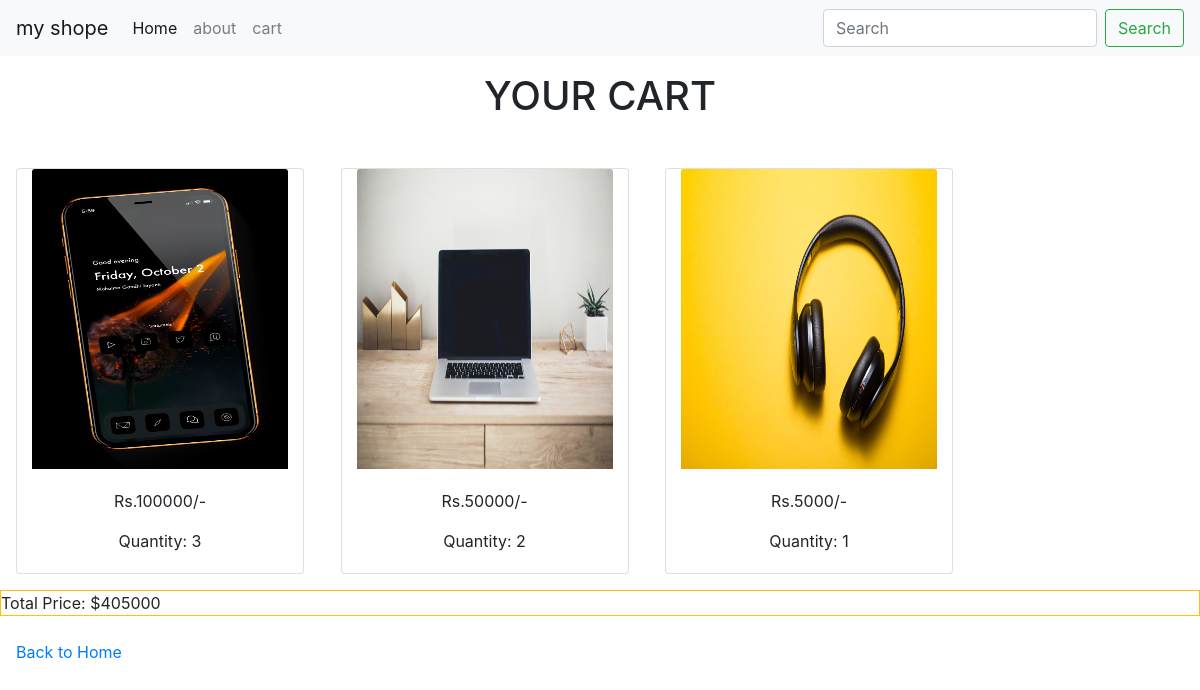
Page /cart/ on the committed database.
### app1/models.py (models this page shows)
class CartItem(models.Model):
    cart = models.ForeignKey(Cart, on_delete=models.CASCADE)
    product = models.ForeignKey(Products, on_delete=models.CASCADE)
    quantity = models.PositiveIntegerField(default=1)

class Products(models.Model):
    name=models.CharField(max_length=50)
    image=models.ImageField(upload_to="pro_image",null=True,blank=True )
    price=models.IntegerField()
    description=models.TextField(max_length=255)

### app1/views.py (the view)
# urls.py: path('cart/',views.cart, name='cart'),
def cart(request):
    cart, created = Cart.objects.get_or_create()
    cart_items = CartItem.objects.filter(cart=cart)
    total_price = sum(item.product.price * item.quantity for item in cart_items)
    return render(request, 'cart.html', {'cart_items': cart_items, 'total_price': total_price})

### templates/cart.html (shortened to what this page needs)
{% extends 'base.html' %}
{% load static %}
{% block body_block  %}
<h1 class="text-center p-3 mb-3">Your Cart</h1>
{% for item in cart_items %}
<div class="card container text-center mx-3 my-3" style="width: 18rem;display:inline-block">
    <img src="{{item.product.image.url}}" class="card-img-top" width="100" height="300" alt="...">
    <div class="card-body">
      <p class="card-text">Rs.{{item.product.price}}/-</p>
      <p class="card-text">Quantity: {{ item.quantity }} </p>
    </div>
</div>
{% endfor %}
<p class="border border-warning">Total Price: ${{ total_price }}</p>
<a class="nav-link" href="{% url 'product' %}">Back to Home</a>
{% endblock %}

### static/css/style.css (style rules this page uses)
h1 { text-transform: uppercase; text-align: center; }

### rows in the picture
CartItem: product.image (picture), product.price "100000", quantity "3"
CartItem: product.image (picture), product.price "50000", quantity "2"
CartItem: product.image (picture), product.price "5000", quantity "1"

### other values in the picture
{{ total_price }} "405000"
